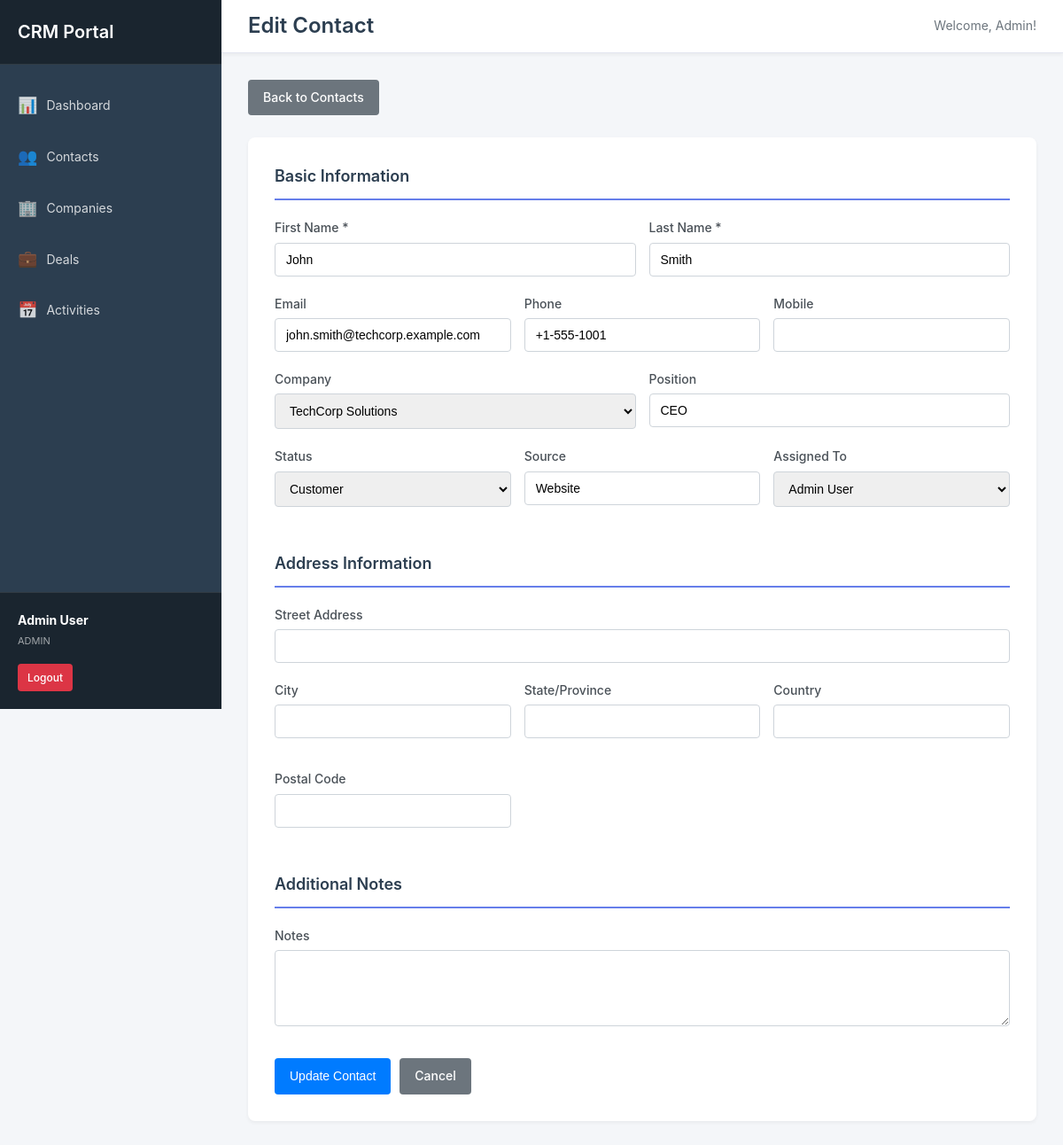
/contact_form.php?id=1 (signed in), run on the app's committed database.
### tables this page shows
CREATE TABLE IF NOT EXISTS users (
    id INT AUTO_INCREMENT PRIMARY KEY,
    username VARCHAR(50) UNIQUE NOT NULL,
    email VARCHAR(100) UNIQUE NOT NULL,
    password VARCHAR(255) NOT NULL,
    first_name VARCHAR(50) NOT NULL,
    last_name VARCHAR(50) NOT NULL,
    role ENUM('admin', 'manager', 'user') DEFAULT 'user',
    status ENUM('active', 'inactive') DEFAULT 'active',
    created_at TIMESTAMP DEFAULT CURRENT_TIMESTAMP,
    updated_at TIMESTAMP DEFAULT CURRENT_TIMESTAMP ON UPDATE CURRENT_TIMESTAMP,
    INDEX idx_email (email),
    INDEX idx_status (status)
);

CREATE TABLE IF NOT EXISTS contacts (
    id INT AUTO_INCREMENT PRIMARY KEY,
    first_name VARCHAR(50) NOT NULL,
    last_name VARCHAR(50) NOT NULL,
    email VARCHAR(100),
    phone VARCHAR(20),
    mobile VARCHAR(20),
    position VARCHAR(100),
    company_id INT,
    address TEXT,
    city VARCHAR(50),
    state VARCHAR(50),
    country VARCHAR(50),
    postal_code VARCHAR(20),
    status ENUM('lead', 'prospect', 'customer', 'inactive') DEFAULT 'lead',
    source VARCHAR(50),
    notes TEXT,
    created_by INT,
    assigned_to INT,
    created_at TIMESTAMP DEFAULT CURRENT_TIMESTAMP,
    updated_at TIMESTAMP DEFAULT CURRENT_TIMESTAMP ON UPDATE CURRENT_TIMESTAMP,
    FOREIGN KEY (company_id) REFERENCES companies(id) ON DELETE SET NULL,
    FOREIGN KEY (created_by) REFERENCES users(id) ON DELETE SET NULL,
    FOREIGN KEY (assigned_to) REFERENCES users(id) ON DELETE SET NULL,
    INDEX idx_name (last_name, first_name),
    INDEX idx_email (email),
    INDEX idx_status (status),
    INDEX idx_company (company_id),
    INDEX idx_assigned (assigned_to)
);

CREATE TABLE IF NOT EXISTS companies (
    id INT AUTO_INCREMENT PRIMARY KEY,
    name VARCHAR(100) NOT NULL,
    industry VARCHAR(50),
    website VARCHAR(100),
    phone VARCHAR(20),
    email VARCHAR(100),
    address TEXT,
    city VARCHAR(50),
    state VARCHAR(50),
    country VARCHAR(50),
    postal_code VARCHAR(20),
    notes TEXT,
    created_by INT,
    created_at TIMESTAMP DEFAULT CURRENT_TIMESTAMP,
    updated_at TIMESTAMP DEFAULT CURRENT_TIMESTAMP ON UPDATE CURRENT_TIMESTAMP,
    FOREIGN KEY (created_by) REFERENCES users(id) ON DELETE SET NULL,
    INDEX idx_name (name),
    INDEX idx_created_by (created_by)
);

### includes/functions.php (called while the page is built, shortened)
<?php
function getCurrentUser() {
    return $_SESSION['user_data'] ?? null;
}

### models/User.php (called while the page is built, shortened)
<?php
class User {
    private $db;
    public function __construct($database) {
        $this->db = $database->connect();
    }
    public function getAll($limit = null, $offset = 0) {
        $query = "SELECT id, username, email, first_name, last_name, role, status, created_at
                  FROM users ORDER BY created_at DESC";
        $stmt = $this->db->prepare($query);
        $stmt->execute();
        return $stmt->fetchAll();
    }
}

### includes/database.php (called while the page is built, shortened)
<?php
class Database {
    private $host = DB_HOST;
    private $db_name = DB_NAME;
    private $username = DB_USER;
    private $password = DB_PASS;
    private $charset = DB_CHARSET;
    private $conn = null;
    public function connect() {
        if ($this->conn !== null) {
            return $this->conn;
        }
        try {
            $dsn = "mysql:host={$this->host};dbname={$this->db_name};charset={$this->charset}";
            $options = [
                PDO::ATTR_ERRMODE => PDO::ERRMODE_EXCEPTION,
                PDO::ATTR_DEFAULT_FETCH_MODE => PDO::FETCH_ASSOC,
                PDO::ATTR_EMULATE_PREPARES => false,
            ];
            $this->conn = new PDO($dsn, $this->username, $this->password, $options);
        } catch (PDOException $e) {
            error_log("Connection Error: " . $e->getMessage());
            die("Database connection failed. Please check your configuration.");
        }
        return $this->conn;
    }
}

### models/Contact.php (called while the page is built, shortened)
<?php
class Contact {
    private $db;
    public function __construct($database) {
        $this->db = $database->connect();
    }
    public function getById($id) {
        $query = "SELECT c.*, co.name as company_name,
                  CONCAT(u.first_name, ' ', u.last_name) as assigned_to_name,
                  CONCAT(creator.first_name, ' ', creator.last_name) as created_by_name
                  FROM contacts c
                  LEFT JOIN companies co ON c.company_id = co.id
                  LEFT JOIN users u ON c.assigned_to = u.id
                  LEFT JOIN users creator ON c.created_by = creator.id
                  WHERE c.id = :id LIMIT 1";
        $stmt = $this->db->prepare($query);
        $stmt->bindParam(':id', $id);
        $stmt->execute();
        return $stmt->fetch();
    }
}

### models/Company.php (called while the page is built, shortened)
<?php
class Company {
    private $db;
    public function __construct($database) {
        $this->db = $database->connect();
    }
    public function getForSelect() {
        $query = "SELECT id, name FROM companies ORDER BY name ASC";
        $stmt = $this->db->prepare($query);
        $stmt->execute();
        return $stmt->fetchAll();
    }
}

### contact_form.php (the view, shortened to what this page needs)
<?php
require_once 'includes/database.php';
require_once 'includes/functions.php';
require_once 'models/Contact.php';
require_once 'models/Company.php';
require_once 'models/User.php';
$database = new Database();
$contactModel = new Contact($database);
$companyModel = new Company($database);
$userModel = new User($database);
$isEdit = false;
$contact = null;
$errors = [];
if (isset($_GET['id'])) {
    $isEdit = true;
    $contactId = (int)$_GET['id'];
    $contact = $contactModel->getById($contactId);
}
$pageTitle = $isEdit ? 'Edit Contact' : 'Add New Contact';
$companies = $companyModel->getForSelect();
$users = $userModel->getAll();
if ($_SERVER['REQUEST_METHOD'] === 'POST') {
    $data = [
        'first_name' => sanitize($_POST['first_name'] ?? ''),
        'last_name' => sanitize($_POST['last_name'] ?? ''),
        'email' => sanitize($_POST['email'] ?? ''),
        'phone' => sanitize($_POST['phone'] ?? ''),
        'mobile' => sanitize($_POST['mobile'] ?? ''),
        'position' => sanitize($_POST['position'] ?? ''),
        'company_id' => !empty($_POST['company_id']) ? (int)$_POST['company_id'] : null,
        'address' => sanitize($_POST['address'] ?? ''),
        'city' => sanitize($_POST['city'] ?? ''),
        'state' => sanitize($_POST['state'] ?? ''),
        'country' => sanitize($_POST['country'] ?? ''),
        'postal_code' => sanitize($_POST['postal_code'] ?? ''),
        'status' => sanitize($_POST['status'] ?? 'lead'),
        'source' => sanitize($_POST['source'] ?? ''),
        'notes' => sanitize($_POST['notes'] ?? ''),
        'assigned_to' => !empty($_POST['assigned_to']) ? (int)$_POST['assigned_to'] : getCurrentUserId(),
    ];
    if (empty($data['first_name'])) {
        $errors[] = 'First name is required.';
    }
    if (empty($data['last_name'])) {
        $errors[] = 'Last name is required.';
    }
    if (empty($errors)) {
        if ($isEdit) {
            if ($contactModel->update($contactId, $data)) {
                setFlashMessage('success', 'Contact updated successfully.');
                redirect('contact_view.php?id=' . $contactId);
            } else {
                $errors[] = 'Failed to update contact.';
            }
        } else {
            $data['created_by'] = getCurrentUserId();
            $newId = $contactModel->create($data);
            if ($newId) {
                setFlashMessage('success', 'Contact created successfully.');
                redirect('contact_view.php?id=' . $newId);
            } else {
                $errors[] = 'Failed to create contact.';
            }
        }
    }
} else {
    if ($isEdit) {
        $data = $contact;
    } else {
        $data = [];
    }
}
include 'includes/header.php';
?>
<div class="page-header">
    <a href="contacts.php" class="btn btn-secondary">Back to Contacts</a>
</div>
<form method="POST" class="form">
    <div class="form-section">
        <h3>Basic Information</h3>
        <div class="form-row">
            <div class="form-group">
                <label for="first_name">First Name *</label>
                <input type="text" id="first_name" name="first_name" class="form-control"
                       value="<?php echo htmlspecialchars($data['first_name'] ?? ''); ?>" required>
            </div>
            <div class="form-group">
                <label for="last_name">Last Name *</label>
                <input type="text" id="last_name" name="last_name" class="form-control"
                       value="<?php echo htmlspecialchars($data['last_name'] ?? ''); ?>" required>
            </div>
        </div>
        <div class="form-row">
            <div class="form-group">
                <label for="email">Email</label>
                <input type="email" id="email" name="email" class="form-control"
                       value="<?php echo htmlspecialchars($data['email'] ?? ''); ?>">
            </div>
            <div class="form-group">
                <label for="phone">Phone</label>
                <input type="text" id="phone" name="phone" class="form-control"
                       value="<?php echo htmlspecialchars($data['phone'] ?? ''); ?>">
            </div>
            <div class="form-group">
                <label for="mobile">Mobile</label>
                <input type="text" id="mobile" name="mobile" class="form-control"
                       value="<?php echo htmlspecialchars($data['mobile'] ?? ''); ?>">
            </div>
        </div>
        <div class="form-row">
            <div class="form-group">
                <label for="company_id">Company</label>
                <select id="company_id" name="company_id" class="form-control">
                    <?php foreach ($companies as $company): ?>
                        <option value="<?php echo $company['id']; ?>"
                            <?php echo ($data['company_id'] ?? '') == $company['id'] ? 'selected' : ''; ?>>
                            <?php echo htmlspecialchars($company['name']); ?>
                        </option>
                    <?php endforeach; ?>
                </select>
            </div>
            <div class="form-group">
                <label for="position">Position</label>
                <input type="text" id="position" name="position" class="form-control"
                       value="<?php echo htmlspecialchars($data['position'] ?? ''); ?>">
            </div>
        </div>
        <div class="form-row">
            <div class="form-group">
                <label for="status">Status</label>
                <select id="status" name="status" class="form-control">
                    <option value="customer" <?php echo ($data['status'] ?? '') === 'customer' ? 'selected' : ''; ?>>Customer</option>
                </select>
            </div>
            <div class="form-group">
                <label for="source">Source</label>
                <input type="text" id="source" name="source" class="form-control"
                       value="<?php echo htmlspecialchars($data['source'] ?? ''); ?>"
                       placeholder="e.g., Website, Referral, Cold Call">
            </div>
            <div class="form-group">
                <label for="assigned_to">Assigned To</label>
                <select id="assigned_to" name="assigned_to" class="form-control">
                    <?php foreach ($users as $user): ?>
                        <option value="<?php echo $user['id']; ?>"
                            <?php echo ($data['assigned_to'] ?? getCurrentUserId()) == $user['id'] ? 'selected' : ''; ?>>
                            <?php echo htmlspecialchars($user['first_name'] . ' ' . $user['last_name']); ?>
                        </option>
                    <?php endforeach; ?>
                </select>
            </div>
        </div>
    </div>
    <div class="form-section">
        <h3>Address Information</h3>
        <div class="form-group">
            <label for="address">Street Address</label>
            <input type="text" id="address" name="address" class="form-control"
                   value="<?php echo htmlspecialchars($data['address'] ?? ''); ?>">
        </div>
        <div class="form-row">
            <div class="form-group">
                <label for="city">City</label>
                <input type="text" id="city" name="city" class="form-control"
                       value="<?php echo htmlspecialchars($data['city'] ?? ''); ?>">
            </div>
            <div class="form-group">
                <label for="state">State/Province</label>
                <input type="text" id="state" name="state" class="form-control"
                       value="<?php echo htmlspecialchars($data['state'] ?? ''); ?>">
            </div>
            <div class="form-group">
                <label for="country">Country</label>
                <input type="text" id="country" name="country" class="form-control"
                       value="<?php echo htmlspecialchars($data['country'] ?? ''); ?>">
            </div>
            <div class="form-group">
                <label for="postal_code">Postal Code</label>
                <input type="text" id="postal_code" name="postal_code" class="form-control"
                       value="<?php echo htmlspecialchars($data['postal_code'] ?? ''); ?>">
            </div>
        </div>
    </div>
    <div class="form-section">
        <h3>Additional Notes</h3>
        <div class="form-group">
            <label for="notes">Notes</label>
            <textarea id="notes" name="notes" class="form-control" rows="4"><?php echo htmlspecialchars($data['notes'] ?? ''); ?></textarea>
        </div>
    </div>
    <div class="form-actions">
        <button type="submit" class="btn btn-primary">
            <?php echo $isEdit ? 'Update Contact' : 'Create Contact'; ?>
        </button>
        <a href="contacts.php" class="btn btn-secondary">Cancel</a>
    </div>
</form>
<?php include 'includes/footer.php'; ?>

### includes/header.php (shortened to what this page needs)
<?php
$currentUser = getCurrentUser();
$currentPage = basename($_SERVER['PHP_SELF'], '.php');
?>
<!DOCTYPE html>
<html lang="en">
<head>
    <link rel="stylesheet" href="assets/css/style.css">
</head>
<body>
    <div class="wrapper">
        <nav class="sidebar">
            <div class="sidebar-header">
                <h3><?php echo APP_NAME; ?></h3>
            </div>
            <ul class="sidebar-menu">
                <li class="<?php echo $currentPage === 'dashboard' ? 'active' : ''; ?>">
                    <a href="dashboard.php">
                        <span class="icon">📊</span> Dashboard
                    </a>
                </li>
                <li class="<?php echo $currentPage === 'contacts' ? 'active' : ''; ?>">
                    <a href="contacts.php">
                        <span class="icon">👥</span> Contacts
                    </a>
                </li>
                <li class="<?php echo $currentPage === 'companies' ? 'active' : ''; ?>">
                    <a href="companies.php">
                        <span class="icon">🏢</span> Companies
                    </a>
                </li>
                <li class="<?php echo $currentPage === 'deals' ? 'active' : ''; ?>">
                    <a href="deals.php">
                        <span class="icon">💼</span> Deals
                    </a>
                </li>
                <li class="<?php echo $currentPage === 'activities' ? 'active' : ''; ?>">
                    <a href="activities.php">
                        <span class="icon">📅</span> Activities
                    </a>
                </li>
            </ul>
            <div class="sidebar-footer">
                <div class="user-info">
                    <strong><?php echo htmlspecialchars($currentUser['first_name'] . ' ' . $currentUser['last_name']); ?></strong>
                    <small><?php echo htmlspecialchars($currentUser['role']); ?></small>
                </div>
                <a href="logout.php" class="btn btn-sm btn-danger">Logout</a>
            </div>
        </nav>
        <div class="main-content">
            <div class="topbar">
                <h2><?php echo $pageTitle ?? 'Dashboard'; ?></h2>
                <div class="user-welcome">
                    Welcome, <?php echo htmlspecialchars($currentUser['first_name']); ?>!
                </div>
            </div>
            <div class="content">

### data on the page
users: first_name+last_name "Admin User", role "ADMIN", first_name "Admin"
contacts: first_name "John", last_name "Smith", email "john.smith@techcorp.example.com", phone "+1-555-1001", company_id "TechCorp Solutions", position "CEO", status "Customer", source "Website", assigned_to "Admin User"

### other printed values
APP_NAME "CRM Portal"
$pageTitle "Edit Contact"
